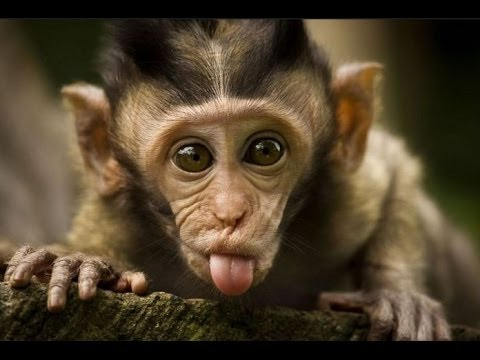
#> input picture images/monkey.jpg, 480 x 360 px
$ python image_operations.py
#> lines starting #> are read from the running program, lines starting #| are printed output that depends on the picture; after the words box and inside, x2 and y2 are one past the last pixel; in counts of white or black regions, pixels touching at a corner belong together
import cv2

img = cv2.imread('images/monkey.jpg', cv2.IMREAD_COLOR)
#> img is the input picture: shape (360, 480, 3); mean B, G, R 43.5, 64.1, 78.4

# Change Pixel values
# img[55,55] = [255, 255, 255]
# px = img[100:150, 100:150]
# img[100:150, 100:150] = [0, 255, 255]

# Get Image Informations
print(img.shape)
#| (360, 480, 3)
print(img.size)
#| 518400
print(img.dtype)
#| uint8


# Cut and Duplicate Face
face = img[100:300, 120:320]
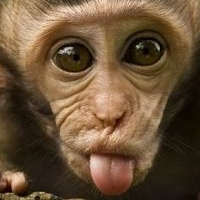
#> face: shape (200, 200, 3); mean B, G, R 56.7, 82.4, 106.7
img[0:200, 0:200] = face
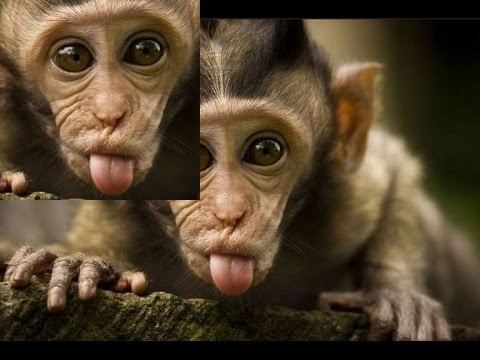
#> img: shape (360, 480, 3); mean B, G, R 45.1, 66.8, 83.2


cv2.imshow('cute monkey', img)

cv2.waitKey()
cv2.destroyAllWindows()

$ run again, with images/bookpage.jpg copied over images/monkey.jpg
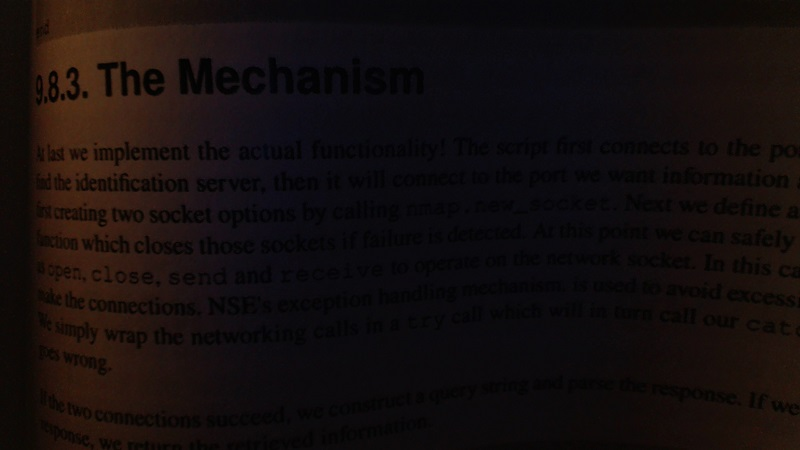
#> input picture images/bookpage.jpg, 800 x 450 px
#> img is the input picture: shape (450, 800, 3); mean B, G, R 13.4, 13.6, 20.3
#| (450, 800, 3)
#| 1080000
#| uint8
#> `face = img[100:300, 120:320]`:
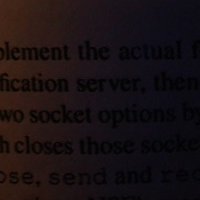
#> face: shape (200, 200, 3); mean B, G, R 18.5, 16.1, 24.3
#> `img[0:200, 0:200] = face`:
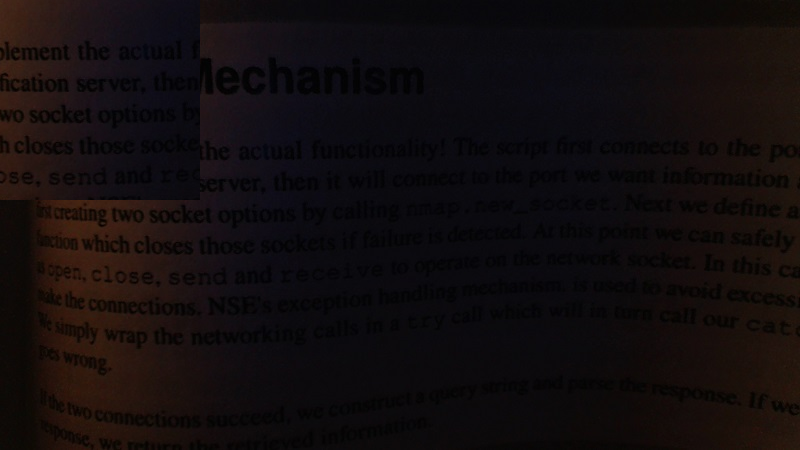
#> img: shape (450, 800, 3); 11.11% of pixels changed, all inside (x1, y1, x2, y2) = (0, 0, 200, 200)
